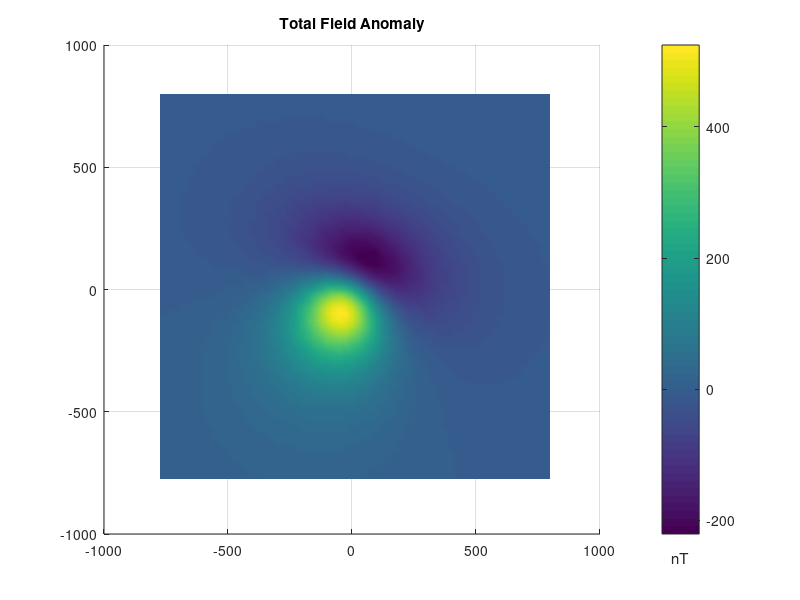

Write MATLAB code to recreate this figure.
%This code calculates the total field magnetic response of a spherical target 
%beneath the ground surface and plots a 3D graph of the anomaly.

%Establish northing and easting observation locations on surface.
Nobs = 0;
Eobs = 0;

%Establish depth, radius and susceptibility of buried body.
depth = 250; %m
radius = 200; %m
sus = .05; %unitless

%Establish the strentgh, inclination, and declination of the Earth's
%inducing field
strength = 50000; %nT
inc = 45; %degrees
dec = 25; %degrees
Bx = (strength .* cos(inc .* pi ./ 180) .* cos(dec .* pi ./ 180));
By = (strength .* cos(inc .* pi ./ 180) .* sin(dec .* pi ./ 180));
Bz = (strength .* sin(inc .* pi ./ 180));

%Establish Northing and Easting ranges that determine the gridded area 
%over which calculations will be taken.
N = -775:25:800; %m
E = -775:25:800; %m

%Establish the total field anomaly
Total = zeros(length(N),length(E));

%Establish initial z value at the ground surface and an
%array of 'zeros' for the magnetic response, T.
z = 0;
Bax = zeros(length(N),length(E));
Bay = zeros(length(N),length(E));
Baz = zeros(length(N),length(E));

%Establish each tensor as an array of 'zeros'
Tnn = zeros(length(N),length(E));
Tee = zeros(length(N),length(E));
Tne = zeros(length(N),length(E));
Ten = zeros(length(N),length(E));
Tez = zeros(length(N),length(E));
Tze = zeros(length(N),length(E));
Tnz = zeros(length(N),length(E));
Tzn = zeros(length(N),length(E));
Tzz = zeros(length(N),length(E));

%Establish a vector of zeros to represent the magnetic dipole moment.
m = zeros(3);

%Permeability of Free Space constant
u = 1.2566E-6; %Wb/(Am)

%The following for loop navigates through each N and E point on the grid,
%calculates the components of the tensors, anomalous field and the total
%field anomaly

for i=1:length(N)
    for j=1:length(E)
        
%Equations for the tensors.
Tee(i,j) = ((2 .* (( N(i) - Nobs )^2))-((z - depth)^2)-((E(j) - Eobs)^2))./ ((( (N(i)) - Nobs ) .^2 + ( (E(j)) - Eobs ) .^2 + ( z - depth ) .^2 ) .^ (5/2));
Tnn(i,j) = ((2 .* (( E(j) - Eobs )^2))-((z - depth)^2)-((N(i) - Nobs)^2))./ ((( (N(i)) - Nobs ) .^2 + ( (E(j)) - Eobs ) .^2 + ( z - depth ) .^2 ) .^ (5/2));
Tne(i,j) = ( 3 .* ( (N(i)) - Nobs ) .* ( (E(j)) - Eobs ) ./ ((( (N(i)) - Nobs ) .^2 + ( (E(j)) - Eobs ) .^2 + ( z - depth ) .^2 ) .^ (5/2)));
Ten(i,j) = Tne(i,j);
Tez(i,j) = (3 .* ( (N(i)) - Nobs ) .* ( z - depth ) ./ ((( (N(i)) - Nobs ) .^2 + ( (E(j)) - Eobs ) .^2 + ( z - depth ) .^2 ) .^ (5/2)));
Tze(i,j) = Tez(i,j);
Tnz(i,j) = (3 .* ( (E(j)) - Eobs ) .* ( z - depth ) ./ ((( (N(i)) - Nobs ) .^2 + ( (E(j)) - Eobs ) .^2 + ( z - depth ) .^2 ) .^ (5/2)));
Tzn(i,j) = Tnz(i,j);
Tzz(i,j) = ((2 .* (( z - depth )^2))-((N(i) - Nobs)^2)-((E(j) - Eobs)^2))./ ((( (N(i)) - Nobs ) .^2 + ( (E(j)) - Eobs ) .^2 + ( z - depth ) .^2 ) .^ (5/2));

%Equation for the components of the anomalous field.
Bax(i,j) = (sus ./ 3) .* (radius^3) .* (Tee(i,j) .* Bx + Ten(i,j) .* By + Tez(i,j) .* Bz);
Bay(i,j) = (sus ./ 3) .* (radius^3) .* (Tne(i,j) .* Bx + Tnn(i,j) .* By + Tnz(i,j) .* Bz);
Baz(i,j) = (sus ./ 3) .* (radius^3) .* (Tze(i,j) .* Bx + Tzn(i,j) .* By + Tzz(i,j) .* Bz);

%Equation for the amplitude of the total field anomaly.
Total(i,j) = Bax(i,j) .* (cos(inc .* pi ./ 180) .* cos(dec .* pi ./ 180)) + Bay(i,j) .* cos(inc .* pi ./ 180) .* sin(dec .* pi ./ 180) + Baz(i,j) .* sin(inc .* pi ./ 180);
    end
end

%A figure of the total field anomaly
figure;
surf(E, N, Total,'EdgeColor', 'None', 'facecolor', 'interp');
view(2);
title('Total Field Anomaly');
cb = colorbar('location','eastoutside');
xlabel(cb, 'nT')

